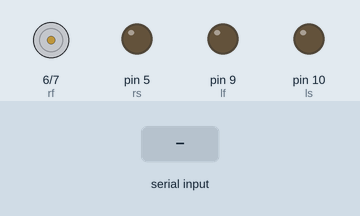
Recording of a sketch running on a simulated Arduino Uno, built with avr-gcc and run on an emulated ATmega328P. Shown: motor-driver pin pairs drawn as motors (green arrow = first pin HIGH = forward, orange = second pin HIGH = backward, longer = more drive), output pins drawn as LEDs (lit = HIGH). Inputs (shaded band) come from the test bench.

Above: at 1.2 s.
1.3 s: "I" received over Serial
At 2.5 s:
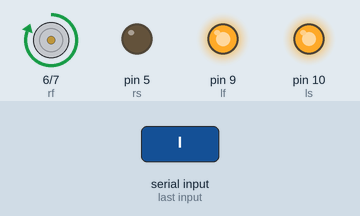
2.8 s: "H" received over Serial
At 3.9 s:
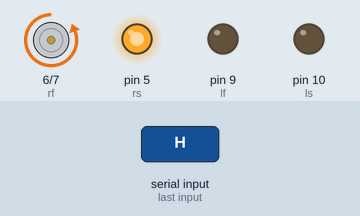
4.3 s: "J" received over Serial
At 5.0 s:
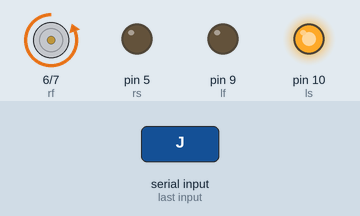
5.8 s: "S" received over Serial
At 6.2 s:
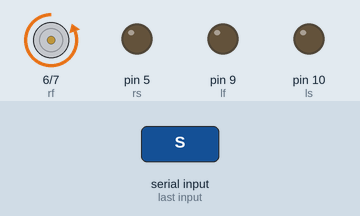
7.3 s: "F90\n" received over Serial
At 8.5 s:
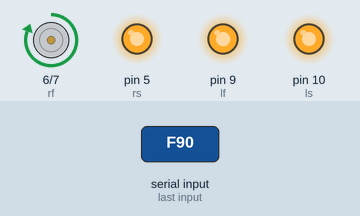
8.8 s: "F,45\n" received over Serial
At 9.6 s:
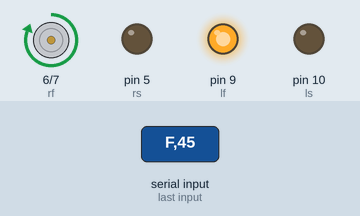
Timing chart, 0 to 11.3 s (numbered marks = the images above; inputs shaded):
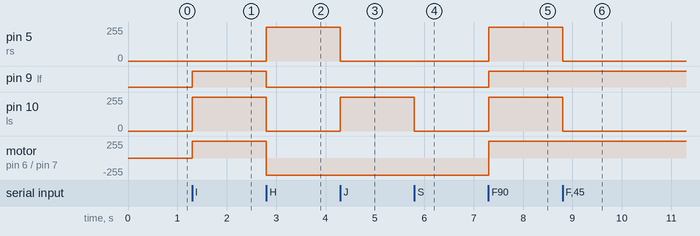

The sketch:

MiniSoccer.ino
```cpp
int rf=6,rb=7,  lf=9,lb=8; //in1234
int rs=5,ls=10; //ENA ENB
int Bspd=26;
int speed = 254; // Set the initial speed value here
char command;
void setup() {
  Serial.begin(9600);
   pinMode(rf,OUTPUT);
   pinMode(rb,OUTPUT);
   pinMode(lf,OUTPUT);
   pinMode(lf,OUTPUT);
   pinMode(rs,OUTPUT);
  pinMode(ls,OUTPUT);

}


void loop() {

  signal();
  Action(command);
}
```

Action.ino
```cpp
void Action(char input) {
  if (input == 'F') {
    forward();
  } else if (input == 'B') {
    backward();
  } else if (input == 'L') {
    leftTurn();
  } else if (input == 'R') {
    rightTurn();
  } else if (input == 'G') {
    forwardLeft();
  } else if (input == 'I') {
    forwardRight();
  } else if (input == 'H') {
    backLeft();
  } else if (input == 'J') {
    backRight();
  } else if (input == 'S') {
    stopMotors();
  } else {
    // Handle invalid input here
  }
}
```

Bluetooth.ino
```cpp
void signal()
{
    if (Serial.available() > 0) {
    command = Serial.read();
   int x;
    x=command-48;
    if(x==0 || x==1 || x==2 || x==3 || x==4 || x==5 || x==6 || x==7 || x==8 || x==9)
    {
      speed=Bspd*x;
    }
    if(command=='q')
    {
      speed=254;
    }

    }
}
```

Motor.ino
```cpp
void forward() {
  follow(1,speed,1);
  follow(2,speed,1);

}

void backward() {

    follow(1,speed,0);
  follow(2,speed,0);

}

void leftTurn() {
   follow(1,speed,1);
  follow(2,speed,0);
}

void rightTurn() {
  follow(1,speed,0);
  follow(2,speed,1);
}

void forwardLeft() {
     follow(1,speed,1);
     follow(2,0,1);
}

void forwardRight() {


     follow(1,0,1);
     follow(2,speed,1);
}

void backLeft() {
      follow(1,speed,0);
  follow(2,0,0);

}

void backRight() {

     follow(1,0,0);
     follow(2,speed,0);
}

void stopMotors() {
   follow(1,0,0);
  follow(2,0,0);
}


void follow(int m, int spd, int direction){

  boolean inPin1=HIGH;
  boolean inPin2=LOW;

  if(direction == 1){
    inPin1 = HIGH;
    inPin2 = LOW;

  }
  if(direction == 0){
    inPin1 = LOW;
    inPin2 = HIGH;

  }

  if(m == 1){
    digitalWrite(rf, inPin1);
    digitalWrite(rb, inPin2);
    analogWrite(rs,spd);

  }


  if(m == 2){
    digitalWrite(lf, inPin1);
    digitalWrite(lb, inPin2);
    if(spd<30)
    {
      analogWrite(ls, spd);
    }
    else
    {
      analogWrite(ls, spd);
    }


  }


}
```

Measured:
- after the input at 1.3 s, pin 9 (lf): LOW → HIGH at once; pin 10 (ls): 0/255 → 254/255 at once; motor on pin 6 (rf) / pin 7 (rb): stopped → forward 255/255 at once
- after the input at 2.8 s, pin 5 (rs): 0/255 → 254/255 at once; pin 9 (lf): HIGH → LOW at once; pin 10 (ls): 254/255 → 0/255 at once; motor on pin 6 (rf) / pin 7 (rb): forward 255/255 → backward 255/255 at once
- after the input at 4.3 s, pin 5 (rs): 254/255 → 0/255 at once; pin 10 (ls): 0/255 → 254/255 at once
- after the input at 5.8 s, pin 10 (ls): 254/255 → 0/255 at once
- after the input at 7.3 s, pin 5 (rs), pin 10 (ls): 0/255 → 254/255 at once; pin 9 (lf): LOW → HIGH at once; motor on pin 6 (rf) / pin 7 (rb): backward 255/255 → forward 255/255 at once
- after the input at 8.8 s, pin 5 (rs), pin 10 (ls): 254/255 → 0/255 at once
